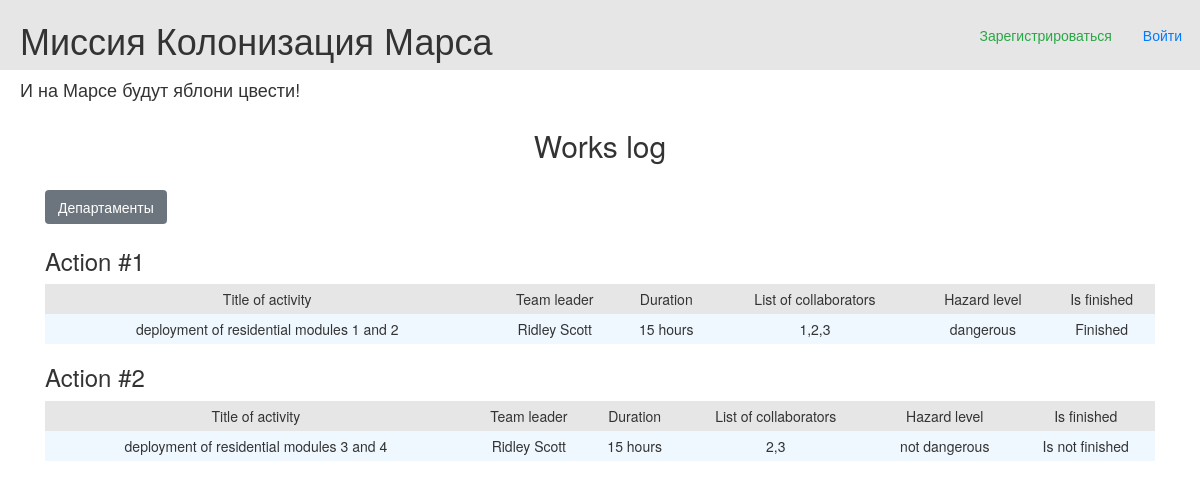
The page / on the database its author committed.
### data/jobs.py (models this page shows)
class Job(SqlAlchemyBase, SerializerMixin):
    __tablename__ = 'jobs'
    id = sqlalchemy.Column(sqlalchemy.Integer,
                           primary_key=True, autoincrement=True)
    team_leader_id = sqlalchemy.Column(sqlalchemy.Integer,
                                       sqlalchemy.ForeignKey("users.id"))
    team_leader = orm.relationship('User')
    hazard_level_id = sqlalchemy.Column(sqlalchemy.Integer,
                                        sqlalchemy.ForeignKey("hazard_levels.id"))
    hazard_level = orm.relationship('HazardLevels')
    job = sqlalchemy.Column(sqlalchemy.String, nullable=True)
    work_size = sqlalchemy.Column(sqlalchemy.Integer, nullable=True)
    collaborators = sqlalchemy.Column(sqlalchemy.String, nullable=True)
    start_date = sqlalchemy.Column(sqlalchemy.DateTime, default=datetime.datetime.now())
    end_date = sqlalchemy.Column(sqlalchemy.DateTime)
    is_finished = sqlalchemy.Column(sqlalchemy.Boolean, default=False)

### data/users.py (models this page shows, shortened)
class User(SqlAlchemyBase, UserMixin, SerializerMixin):
    __tablename__ = 'users'
    id = sqlalchemy.Column(sqlalchemy.Integer,
                           primary_key=True, autoincrement=True)
    surname = sqlalchemy.Column(sqlalchemy.String, nullable=True)
    name = sqlalchemy.Column(sqlalchemy.String, nullable=True)
    age = sqlalchemy.Column(sqlalchemy.Integer, nullable=True)
    position = sqlalchemy.Column(sqlalchemy.String, nullable=True)
    speciality = sqlalchemy.Column(sqlalchemy.String, nullable=True)
    address = sqlalchemy.Column(sqlalchemy.String, nullable=True)
    email = sqlalchemy.Column(sqlalchemy.String,
                              index=True, unique=True, nullable=True)
    hashed_password = sqlalchemy.Column(sqlalchemy.String, nullable=True)
    city_from = sqlalchemy.Column(sqlalchemy.String, nullable=True)
    modified_date = sqlalchemy.Column(sqlalchemy.DateTime,
                                      default=datetime.datetime.now)

### data/hazard_levels.py (models this page shows)
class HazardLevels(SqlAlchemyBase, SerializerMixin):
    __tablename__ = 'hazard_levels'
    id = sqlalchemy.Column(sqlalchemy.Integer, primary_key=True, autoincrement=True)
    name = sqlalchemy.Column(sqlalchemy.String)

### main.py (the view)
@app.route('/')
def works_log():
    jobs = db_sess.query(Job).all()
    return render_template('jobs.html', title='Журнал работ', jobs=jobs)

### templates/jobs.html (shortened to what this page needs)
{% extends 'base.html' %}
{% block content %}
    <h2 align="center">Works log</h2>
    <div class="edit_jobs">
        <a href="/departments" class="btn btn-secondary">Департаменты</a>
    </div>
    {% for job in jobs %}
        <h3>Action #{{ loop.index }}</h3>
        <table class="tbl">
            <tr class="mn">
                <td>Title of activity</td>
                <td>Team leader</td>
                <td>Duration</td>
                <td>List of collaborators</td>
                <td>Hazard level</td>
                <td>Is finished</td>
            </tr>
            <tr>
                <td>{{ job.job }}</td>
                <td>{{ job.team_leader.name }} {{ job.team_leader.surname }}</td>
                <td>{{ job.work_size }} hours</td>
                <td>{{ job.collaborators }}</td>
                <td>{{ job.hazard_level.name }}</td>
                <td>{% if job.is_finished == 0 %} Is not finished {% else %} Finished {% endif %}</td>
            </tr>
        </table>
    {% endfor %}
{% endblock %}

### static/css/style.css (style rules this page uses)
tr.mn { text-align: center; background-color: #e6e6e6; }
.tbl { width: 100%; text-align: center; background-color: aliceblue; line-height: 30px; }
a { display: inline-block; float: right; margin-right: 5px; margin-top: 1.25em; }
.edit_jobs { display: inline-block; }

### rows shown on the page
Job: job "deployment of residential modules 1 and 2", team_leader.name "Ridley", team_leader.surname "Scott", work_size "15", collaborators "1,2,3", hazard_level.name "dangerous", is_finished "Finished"
Job: job "deployment of residential modules 3 and 4", team_leader.name "Ridley", team_leader.surname "Scott", work_size "15", collaborators "2,3", hazard_level.name "not dangerous", is_finished "Is not finished"
